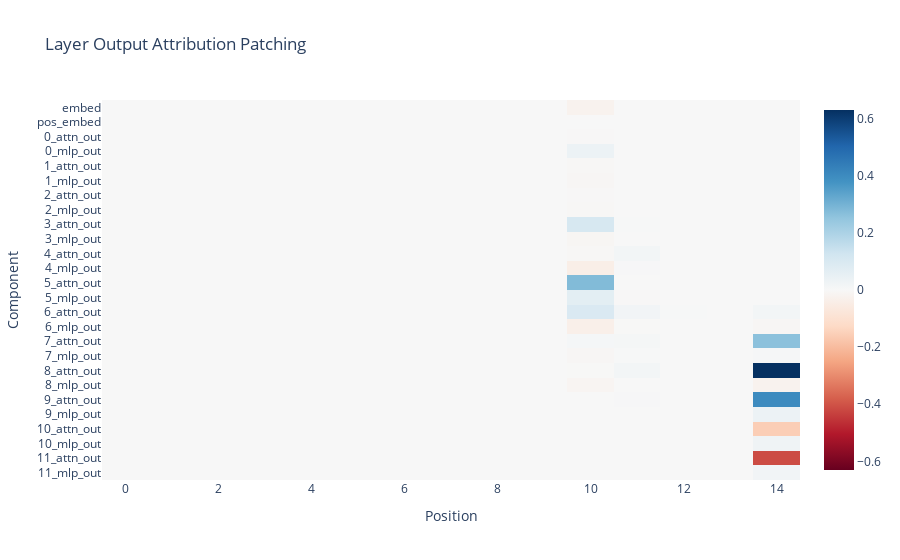

Here is the notebook cell this chart was saved with:
### Code cell
def attr_patch_layer_out(
    clean_cache: ActivationCache,
    corrupted_cache: ActivationCache,
    corrupted_grad_cache: ActivationCache,
) -> TT["component", "pos"]:
    clean_layer_out, labels = clean_cache.decompose_resid(-1, return_labels=True)
    corrupted_layer_out = corrupted_cache.decompose_resid(-1, return_labels=False)
    corrupted_grad_layer_out = corrupted_grad_cache.decompose_resid(
        -1, return_labels=False
    )
    layer_out_attr = einops.reduce(
        corrupted_grad_layer_out * (clean_layer_out - corrupted_layer_out),
        "component batch pos d_model -> component pos",
        "sum",
    )
    return layer_out_attr, labels


layer_out_attr, layer_out_labels = attr_patch_layer_out(
    clean_cache, corrupted_cache, corrupted_grad_cache
)
imshow(
    layer_out_attr,
    y=layer_out_labels,
    yaxis="Component",
    xaxis="Position",
    title="Layer Output Attribution Patching",
)

### Figure 1 — Plotly figure (JSON) as saved in the notebook; plotly's stock layout.template omitted (floating-point values rounded to 4 significant figures; data arrays with more than 128 entries replaced by an {"elided": "..."} marker saying what was removed)
{"data": [{"coloraxis": "coloraxis", "hovertemplate": "x: %{x}<br>y: %{y}<br>color: %{z}<extra></extra>", "name": "0", "type": "heatmap", "xaxis": "x", "y": ["embed", "pos_embed", "0_attn_out", "0_mlp_out", "1_attn_out", "1_mlp_out", "2_attn_out", "2_mlp_out", "3_attn_out", "3_mlp_out", "4_attn_out", "4_mlp_out", "5_attn_out", "5_mlp_out", "6_attn_out", "6_mlp_out", "7_attn_out", "7_mlp_out", "8_attn_out", "8_mlp_out", "9_attn_out", "9_mlp_out", "10_attn_out", "10_mlp_out", "11_attn_out", "11_mlp_out"], "yaxis": "y", "z": {"elided": "26x15 float values"}}], "layout": {"coloraxis": {"cmid": 0, "colorscale": [[0, "rgb(103,0,31)"], [0.1, "rgb(178,24,43)"], [0.2, "rgb(214,96,77)"], [0.3, "rgb(244,165,130)"], [0.4, "rgb(253,219,199)"], [0.5, "rgb(247,247,247)"], [0.6, "rgb(209,229,240)"], [0.7, "rgb(146,197,222)"], [0.8, "rgb(67,147,195)"], [0.9, "rgb(33,102,172)"], [1, "rgb(5,48,97)"]]}, "title": {"text": "Layer Output Attribution Patching"}, "xaxis": {"anchor": "y", "domain": [0, 1], "title": {"text": "Position"}}, "yaxis": {"anchor": "x", "autorange": "reversed", "domain": [0, 1], "title": {"text": "Component"}}}}
